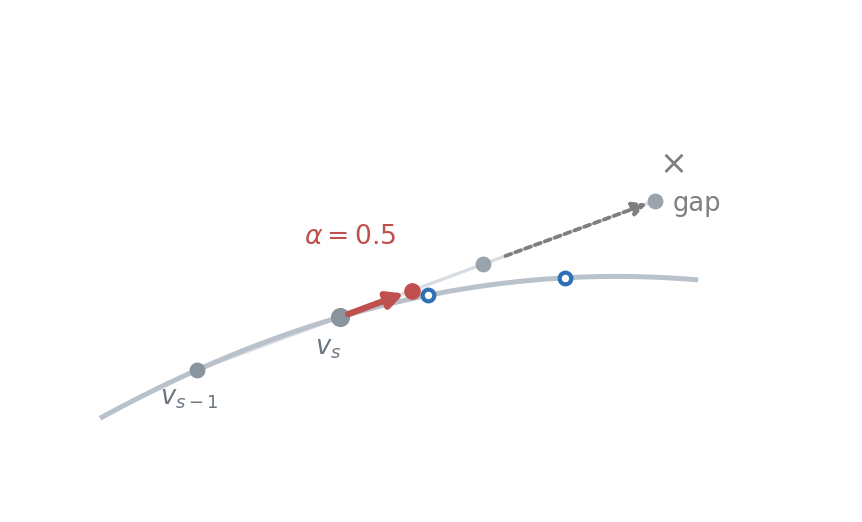

The script that saved this image:
import matplotlib
matplotlib.use("Agg")
import matplotlib.pyplot as plt
import numpy as np
from matplotlib.patches import FancyArrowPatch

plt.rcParams.update({"font.size": 6.9, "axes.linewidth": 0.0})

ts = np.linspace(0, 1, 300)
curve = np.stack([0.9 + 7.4 * ts, 1.2 + 5.2 * ts - 3.0 * ts ** 2], axis=1)
at = lambda t: curve[int(round(t * (len(curve) - 1)))]

fig, ax = plt.subplots(figsize=(3.45, 2.0))
ax.set_xlim(0, 10); ax.set_ylim(0, 7.4); ax.axis("off")
ax.plot(curve[:, 0], curve[:, 1], color="#b9c2cb", lw=1.2, zorder=1)

prev, anch = at(0.16), at(0.40)
d = anch - prev
full, far = anch + d, anch + 2.2 * d
damp = anch + 0.5 * d

# the secant, extended
ax.plot([prev[0], far[0]], [prev[1], far[1]], color="#d7dde3", lw=0.8, zorder=0)

ax.plot(*prev, "o", ms=2.8, color="#8a949e", zorder=3)
ax.plot(*anch, "o", ms=3.6, color="#8a949e", zorder=3)
ax.plot(*full, "o", ms=2.8, color="#9aa4ad", zorder=3)
ax.plot(*far, "o", ms=2.8, color="#9aa4ad", zorder=3)

# the truth on the curve
for t in (0.55, 0.78):
    q = at(t)
    ax.plot(*q, "o", ms=2.8, mfc="#ffffff", mec="#2f6fb3", mew=1.0, zorder=3)

ax.text(prev[0] - 0.1, prev[1] - 0.55, "$v_{s-1}$", fontsize=6.2, color="#6b7683", ha="center")
ax.text(anch[0] - 0.15, anch[1] - 0.6, "$v_s$", fontsize=6.2, color="#6b7683", ha="center")

# the damped correction
ax.add_patch(FancyArrowPatch(anch, damp, arrowstyle="-|>", mutation_scale=8, lw=1.5,
                             color="#c0504d", zorder=4))
ax.plot(*damp, "o", ms=3.0, color="#c0504d", zorder=4)
ax.text(damp[0] - 0.2, damp[1] + 0.75, "$\\alpha=0.5$", fontsize=6.4, color="#c0504d", ha="right")

# the gap-scaled variant, continuing past the full step
ax.add_patch(FancyArrowPatch(full + 0.1 * d, far, arrowstyle="-|>", mutation_scale=7,
                             lw=0.9, color="#7f7f7f", linestyle=(0, (1.6, 1.2)), zorder=2))
ax.text(far[0] + 0.22, far[1] - 0.05, "gap", fontsize=6.2, color="#7f7f7f", va="center")
ax.text(far[0] + 0.05, far[1] + 0.45, "$\\times$", fontsize=8.0, color="#7f7f7f")

for ext in ("pdf", "png"):
    fig.savefig(f"figures/fig_geom.{ext}", dpi=300, bbox_inches="tight")
print("wrote figures/fig_geom.pdf")
